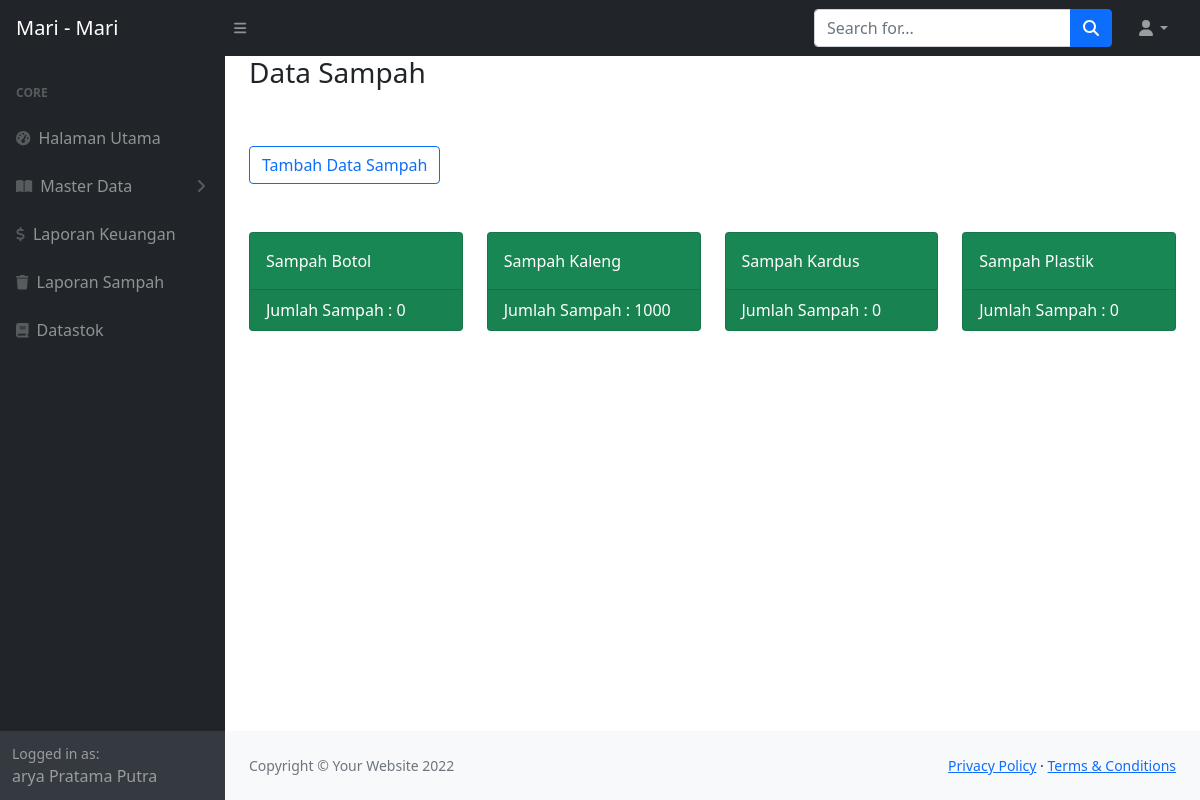
Screenshot of /petugas/detailsampah.php?id=13302  (signed in) with the database file from the repository.
### tables this page shows
CREATE TABLE `tb_user` (
  `id_user` varchar(100) NOT NULL,
  `nama` varchar(100) NOT NULL,
  `alamat` varchar(100) NOT NULL,
  `email` varchar(100) NOT NULL,
  `jenis_kelamin` varchar(100) NOT NULL,
  `no_telepon` varchar(100) NOT NULL,
  `password` varchar(100) NOT NULL,
  `hak_akses` varchar(100) NOT NULL
);

CREATE TABLE `tb_sampah` (
  `id_sampah` varchar(100) NOT NULL,
  `nama` varchar(100) NOT NULL,
  `jumlah_poin_per_kg` varchar(100) NOT NULL
);

CREATE TABLE `tb_sampah_user` (
  `id_user` varchar(100) NOT NULL,
  `id_sampah` varchar(100) NOT NULL,
  `jumlah_sampah` varchar(100) NOT NULL
);

### petugas/sesipetugas.php (called while the page is built, shortened)
<?php
        include '../Action_front/koneksi.php';
        $id = $_SESSION['sesipetugas'];
        $selectuser = mysqli_query($koneksi,"SELECT * FROM `tb_user` WHERE `id_user` = '$id'");
        $arrayselector = mysqli_fetch_array($selectuser);
?>

### petugas/detailsampah.php (the view, shortened to what this page needs)
<?php
            include 'view/header.php';
            include 'view/sidebar.php';
?>
            <div id="layoutSidenav_content">
            <div class="container-fluid px-4">
                <main>
                <h3>Data Sampah</h3>
                <br>
                <br>
                    <?php
                    if (isset($_GET['id'])) {
                        $id = $_GET['id'];
                    }else{
                        $id = $_POST['id'];
                    }
                    ?>
                    <form action="tambahdatasampah.php" method="post">
                    <button type="submit" class="btn btn-outline-primary">Tambah Data Sampah</button>
                    </form>
                <br>
                <br>
                <div class="row">
                           <?php
                                $qselectdata = mysqli_query($koneksi,"SELECT * FROM tb_sampah");
                                while ($data = mysqli_fetch_array($qselectdata)) {
                                    ?>
                                    <div class="col-xl-3 col-md-6">
                                            <div class="card bg-success text-white mb-4">
                                                <div class="card-body"><?php  echo $data['nama'];   ?></div>
                                                <div class="card-footer d-flex align-items-center justify-content-between">
                                                    <?php
                                                    $qselectjumlah = mysqli_query($koneksi,"SELECT * FROM tb_sampah_user WHERE `id_sampah` = '$data[id_sampah]' AND id_user = '$id'");
                                                    $jml = mysqli_fetch_array($qselectjumlah);
                                                    $rowjml = mysqli_num_rows($qselectjumlah);
                                                    if ($rowjml > 0) {
                                                        $jumlah = $jml['jumlah_sampah'];
                                                    }else{
                                                        $jumlah = '0';
                                                    }
                                                    echo "Jumlah Sampah : ".$jumlah;
                                                    ?>
                                                </div>
                                            </div>
                                        </div>
                                    <?php
                                }
                            ?>
                        </div>
            </main>
</div>
    </body>
</html>
<?php
    include 'view/footer.php';
?>

### petugas/view/sidebar.php (shortened to what this page needs)
<div id="layoutSidenav">
            <div id="layoutSidenav_nav">
                <nav class="sb-sidenav accordion sb-sidenav-dark" id="sidenavAccordion">
                    <div class="sb-sidenav-menu">
                        <div class="nav">
                            <div class="sb-sidenav-menu-heading">Core</div>
                            <a class="nav-link" href="index.php">
                                <div class="sb-nav-link-icon"><i class="fas fa-tachometer-alt"></i></div>
                                Halaman Utama
                            </a>
                            <a class="nav-link collapsed" href="#" data-bs-toggle="collapse" data-bs-target="#collapsePages" aria-expanded="false" aria-controls="collapsePages">
                                <div class="sb-nav-link-icon"><i class="fas fa-book-open"></i></div>
                                Master Data
                                <div class="sb-sidenav-collapse-arrow"><i class="fas fa-angle-down"></i></div>
                            </a>
                            <a class="nav-link" href="keuangan.php">
                                <div class="sb-nav-link-icon"><i class="fas fa-dollar"></i></div>
                                Laporan Keuangan
                            </a>
                            <a class="nav-link" href="totalsampah.php">
                                <div class="sb-nav-link-icon"><i class="fas fa-trash"></i></div>
                                Laporan Sampah
                            </a>
                            <a class="nav-link" href="datastok.php">
                                <div class="sb-nav-link-icon"><i class="fas fa-book"></i></div>
                                Datastok
                            </a>
                        </div>
                    </div>
                    <div class="sb-sidenav-footer">
                        <div class="small">Logged in as:</div>
                        <?php
                        echo $arrayselector['nama'];
            ?>
                    </div>
                </nav>
            </div>

### rows the page displays
tb_user: nama "arya Pratama Putra"
tb_sampah: nama "Sampah Botol", jumlah "0"
tb_sampah: nama "Sampah Kaleng", tb_sampah_user.jumlah_sampah "1000"
tb_sampah: nama "Sampah Kardus", jumlah "0"
tb_sampah: nama "Sampah Plastik", jumlah "0"
